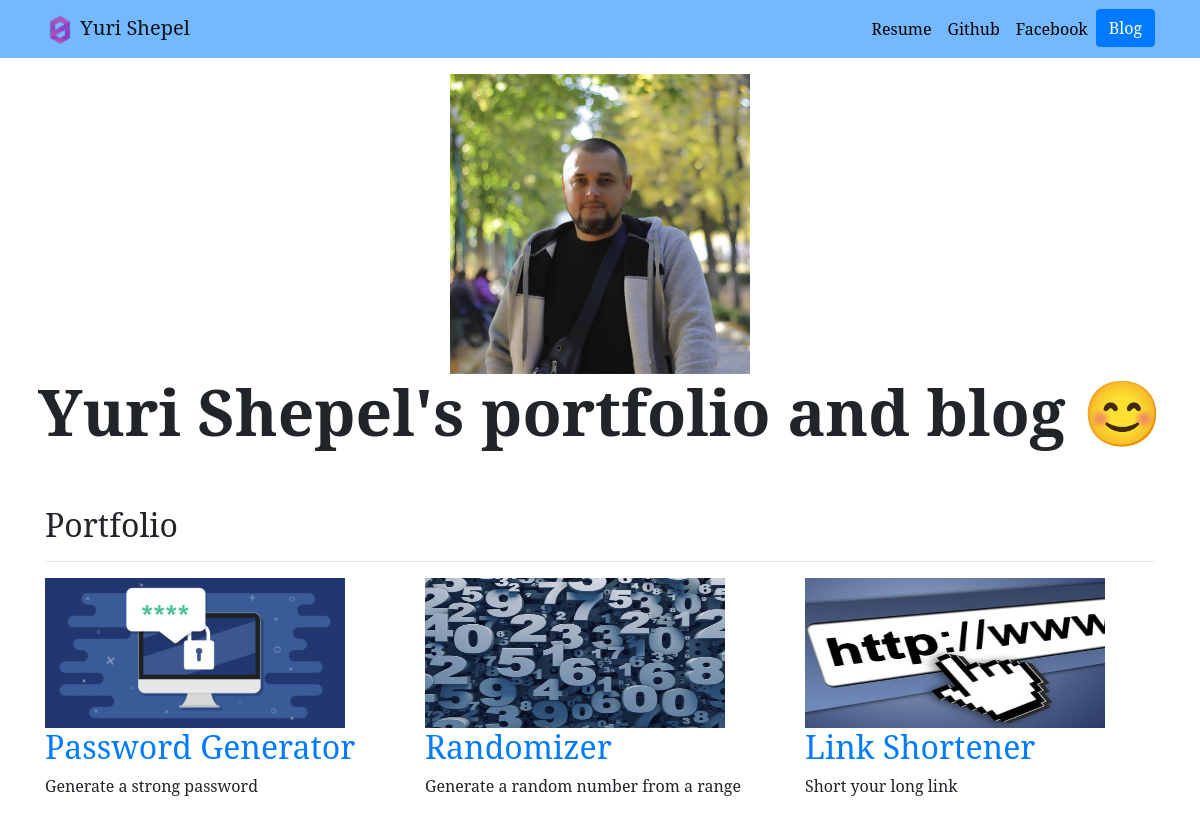
The page / on the database its author committed.
### portfolio/models.py (models this page shows, shortened)
class Project(models.Model):
    title = models.CharField(max_length=100)
    description = models.CharField(max_length=250)
    image = models.ImageField(upload_to='portfolio/images/')
    url = models.URLField(blank=True)

### portfolio/views.py (the view)
# urls.py: 2. Add a URL to urlpatterns:  path('', views.home, name='home')
def home(request):
    projects = Project.objects.all()
    return render(request, 'portfolio/home.html', {'projects': projects})

### portfolio/templates/portfolio/home.html
{% extends 'portfolio/base.html' %}
{% load static %}
{% block content %}
<div class="row justify-content-center mb-3">
    <div class="mt-3">
        <img src="{% static 'portfolio/me.jpg' %}" alt="" width="300">
    </div>
    <div>
        <h1 id="hometext" class="font-weight-bold">Yuri Shepel's portfolio and blog 😊</h1>
    </div>
</div>
    <h2 class="mt-5">Portfolio</h2>
    <hr>
<div class="row">
    {% for project in projects %}
        <div class="col-lg-4 col-md-6">
        <img src="{{ project.image.url }}" width="300" height="150" alt="">
        <h2><a href="{{ project.url }}">{{ project.title }}</a></h2>
        <p>{{ project.description }}</p>
    </div>
    {% endfor %}
</div>
{% endblock %}

### portfolio/static/portfolio/custom.css (style rules this page uses)
body { font-family: 'Noto Serif', serif; }
@media (min-width: 992px) { #hometext { font-size: 4rem; } }

### rows shown on the page
Project: image (picture), title "Password Generator", description "Generate a strong password"
Project: image (picture), title "Randomizer", description "Generate a random number from a range"
Project: image (picture), title "Link Shortener", description "Short your long link"
